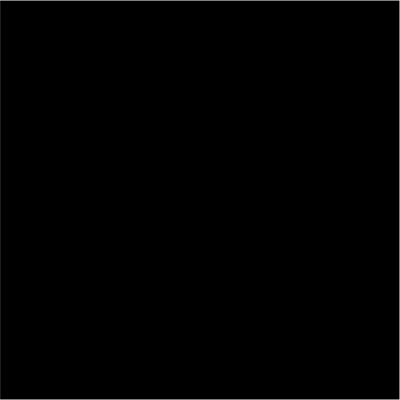
Frame 1 (no input)
Frame 60 (no input): identical to frame 1, image omitted
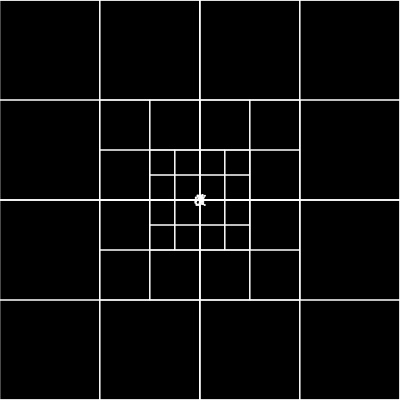
Frame 120 (the mouse pressed at the canvas centre since frame 60)

The p5.js sketch that drew these frames (run headless with seeded random() and noise() and a simulated clock; from frame 60 on, the mouse is pressed at the canvas centre):

// p5.js sketch
// ── sketch.js
let qt;
let count = 0;

function setup () {
  createCanvas (400 ,400) ;
  let boundary = new Rectangle (200 ,200 ,200 ,200) ;
  qt = new QuadTree ( boundary , 4) ;
}

function draw () {
  background (0) ;
  if ( mouseIsPressed ) {
    for (let i = 0; i < 1; i ++) {
      let m = new Point ( mouseX + random (-5 ,5) , mouseY + random (-5 ,5) );
      qt.insert (m)
    }
  }
  background (0) ;
  qt.show () ;
}

// ── quadtree.js
class Point {
  constructor(x, y) {
    this.x = x;
    this.y = y;
  }
}

class Rectangle {
  constructor(x, y, w, h) {
    this.x = x;
    this.y = y;
    this.w = w;
    this.h = h;
  }

  contains(point) {
    return (
      point.x >= this.x - this.w &&
      point.x < this.x + this.w &&
      point.y >= this.y - this.h &&
      point.y < this.y + this.h
    );
  }

  intersects(range) {
    return !(
      range.x - range.w > this.x + this.w ||
      range.x + range.w < this.x - this.w ||
      range.y - range.h > this.y + this.h ||
      range.y + range.h < this.y - this.h
    );
  }
}

class QuadTree {
  constructor(boundary, n) {
    this.boundary = boundary;
    this.capacity = n;
    this.points = [];
    this.divided = false;
  }
  
  insert(point) {
    if (!this.boundary.contains(point)) {
      return false;
    }

    if (this.points.length < this.capacity) {
      this.points.push(point);
      return true;
    } else {
      if (!this.divided) {
        this.subdivide();
      }
      if (this.northeast.insert(point)) {
        return true;
      } else if (this.northwest.insert(point)) {
        return true;
      } else if (this.southeast.insert(point)) {
        return true;
      } else if (this.southwest.insert(point)) {
        return true;
      }
    }
  }
  
  subdivide() {
    let x = this.boundary.x;
    let y = this.boundary.y;
    let w = this.boundary.w;
    let h = this.boundary.h;
    let ne = new Rectangle(x + w / 2, y - h / 2, w / 2, h / 2);
    this.northeast = new QuadTree(ne, this.capacity);
    let nw = new Rectangle(x - w / 2, y - h / 2, w / 2, h / 2);
    this.northwest = new QuadTree(nw, this.capacity);
    let se = new Rectangle(x + w / 2, y + h / 2, w / 2, h / 2);
    this.southeast = new QuadTree(se, this.capacity);
    let sw = new Rectangle(x - w / 2, y + h / 2, w / 2, h / 2);
    this.southwest = new QuadTree(sw, this.capacity);
    this.divided = true;
  }

  query(range, found) {
    //caso base recursivo, si no encuentra esta vacio
    if (!found) {
      found = [];
    }
    if (!this.boundary.intersects(range)) {
      //si no intersecta con este rango retorna
      return;
    } else {
      //si tiene interseccion para cada uno de los puntos
      for (let p of this.points) {
        //si esta en el rango el punto lo agrega a found
        if (range.contains(p)) {
          found.push(p);
        }
      }
      //si esta dividido llama recursivamente a los cuatro cuadrantes
      if (this.divided) {
        this.northwest.query(range, found);
        this.northeast.query(range, found);
        this.southwest.query(range, found);
        this.southeast.query(range, found);
      }
    }
    return found;
  }

  show() {
    stroke(255);
    noFill();
    strokeWeight(1);
    rectMode(CENTER);
    rect(
      this.boundary.x,
      this.boundary.y,
      this.boundary.w * 2,
      this.boundary.h * 2
    );
    for (let p of this.points) {
      strokeWeight(2);
      point(p.x, p.y);
    }

    if (this.divided) {
      this.northeast.show();
      this.northwest.show();
      this.southeast.show();
      this.southwest.show();
    }
  }
}
